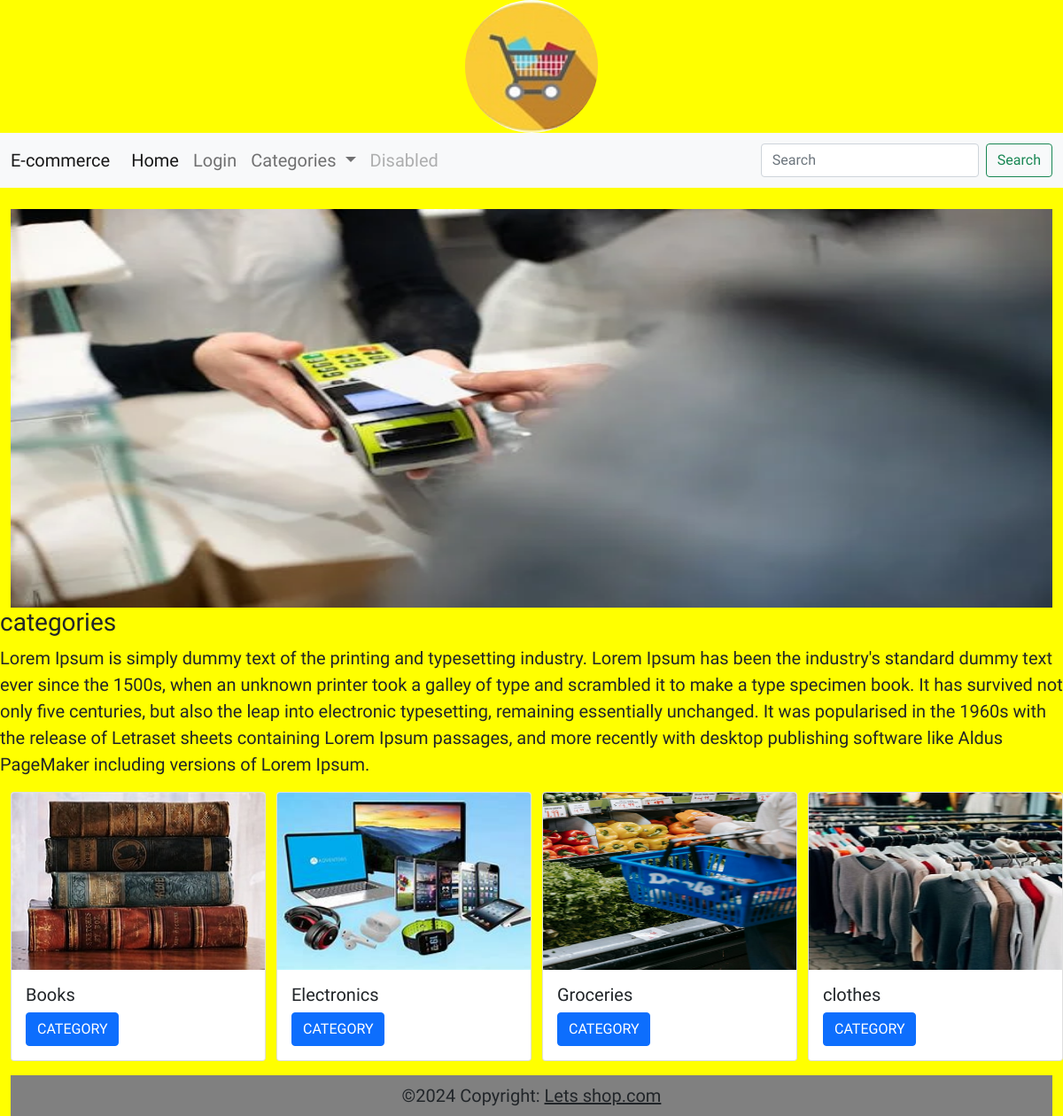
The page / on the database its author committed.
### shop/models.py (models this page shows, shortened)
class Shop(models.Model):
    name=models.CharField(max_length=20)
    desc=models.TextField()
    image=models.ImageField(upload_to='shop/image',null=True,blank=True)

### shop/views.py (the view)
# urls.py: path('',views.allcategories,name="allcat"),
def allcategories(request):
    c=Shop.objects.all()
    return render(request,'category.html',{'c':c})

### cart/context_processors.py (called while the page is built, shortened)
def total(request):
    count=0
    return {'count':count}

### shop/context_processors.py (called while the page is built)
def links(request):
    c=Shop.objects.all()
    return {'links':c}

### templates/category.html
{% extends 'base.html' %}
{% load static %}
{% block content %}
<div class="container-fluid mt-4" style="margin-bottom:100px ,background-color:lightgreen">
    <img src="{% static 'images/pexels-photo-6684769.webp' %}" height="450" width="100%">
</div>
<h3>categories</h3>
<p>Lorem Ipsum is simply dummy text of the printing and typesetting industry.
    Lorem Ipsum has been the industry's standard dummy text ever since the 1500s,
    when an unknown printer took a galley of type and scrambled it to make a type specimen book.
    It has survived not only five centuries, but also the leap into electronic typesetting,
    remaining essentially unchanged. It was popularised in the 1960s with the release of Letraset
    sheets containing Lorem Ipsum passages, and more recently with desktop publishing software like
    Aldus PageMaker including versions of Lorem Ipsum.</p>
<div class="container-fluid" style="heigth:40px,width:60px">
  <div class="row">
    {% for i in c %}
    <div class="col-sm-3">
      <div class="card mb-3" style="width: 18rem;">
  <img src="{{i.image.url}}" height="200px" class="card-img-top" alt="...">
  <div class="card-body">
    <h5 class="card-title">{{i.name}}</h5>
    <a href="{% url 'shop:allpro' i.id %}" class="btn btn-primary">CATEGORY</a>
  </div>
</div>
    </div>
{% endfor %}
{% endblock %}

### static/css/style.css (style rules this page uses)
body { background-color:yellow; font-family: "Mate SC", serif; font-weight:20px; font-size:20px; font-style: normal; }

### rows shown on the page
Shop: image (picture), name "Books"
Shop: image (picture), name "Electronics"
Shop: image (picture), name "Groceries"
Shop: image (picture), name "clothes"
